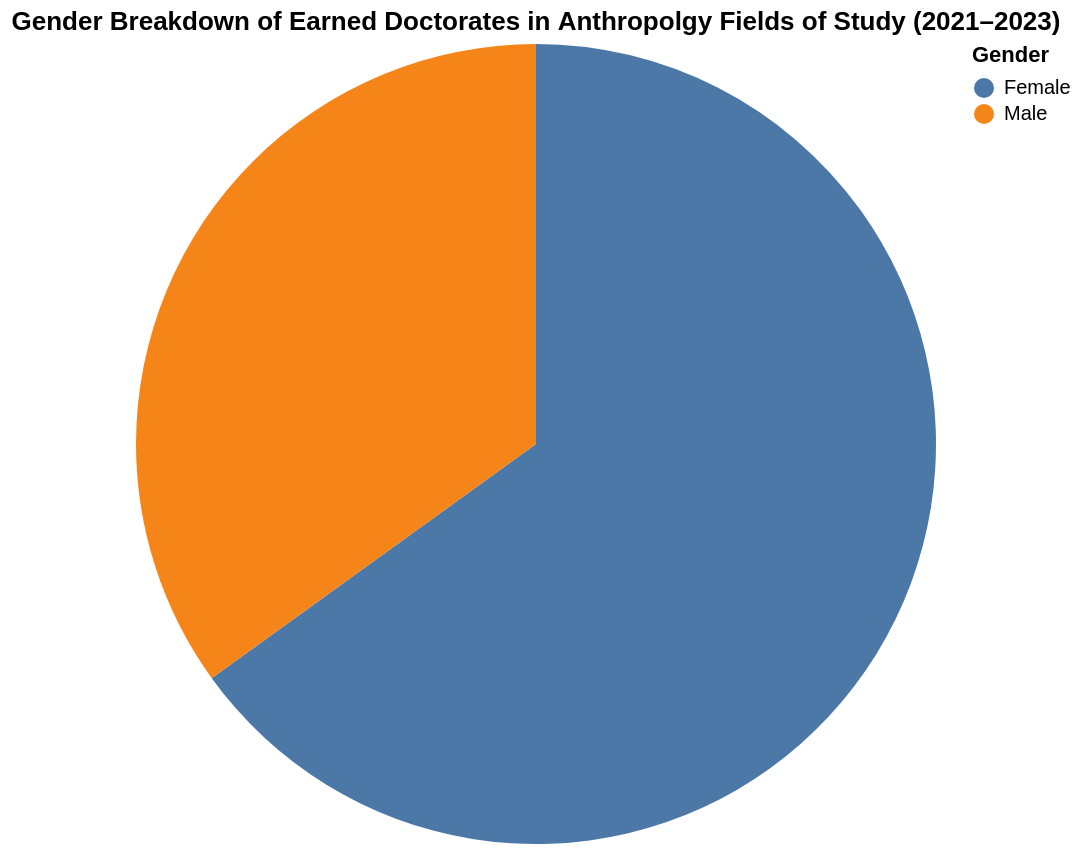

Notebook cell for this chart:
### Code cell
import pandas as pd
import altair as alt



gender_df = df[df["Major"].isin(majors)]


gender_agg = (
    gender_df.groupby("Sex")["Awards/Degrees Conferred"]
    .sum()
    .reset_index()
)


pie_chart = alt.Chart(gender_agg).mark_arc().encode(
    theta=alt.Theta(field="Awards/Degrees Conferred", type="quantitative"),
    color=alt.Color(field="Sex", type="nominal", legend=alt.Legend(title="Gender")),
    tooltip=["Sex", "Awards/Degrees Conferred"]
).properties(
    title="Gender Breakdown of Earned Doctorates in Anthropolgy Fields of Study (2021–2023)",
    width=400,
    height=400
)

pie_chart

### Figure 1 — Vega-Lite specification as saved in the notebook (floating-point values rounded to 4 significant figures)
{"config": {"view": {"continuousWidth": 300, "continuousHeight": 300}}, "data": {"name": "data-a838787ea512d803df4d39e811fd8815"}, "mark": {"type": "arc"}, "encoding": {"color": {"field": "Sex", "legend": {"title": "Gender"}, "type": "nominal"}, "theta": {"field": "Awards/Degrees Conferred", "type": "quantitative"}, "tooltip": [{"field": "Sex", "type": "nominal"}, {"field": "Awards/Degrees Conferred", "type": "quantitative"}]}, "height": 400, "title": "Gender Breakdown of Earned Doctorates in Anthropolgy Fields of Study (2021–2023)", "width": 400, "$schema": "https://vega.github.io/schema/vega-lite/v5.14.1.json", "datasets": {"data-a838787ea512d803df4d39e811fd8815": [{"Sex": "Female", "Awards/Degrees Conferred": 709}, {"Sex": "Male", "Awards/Degrees Conferred": 381}]}}
